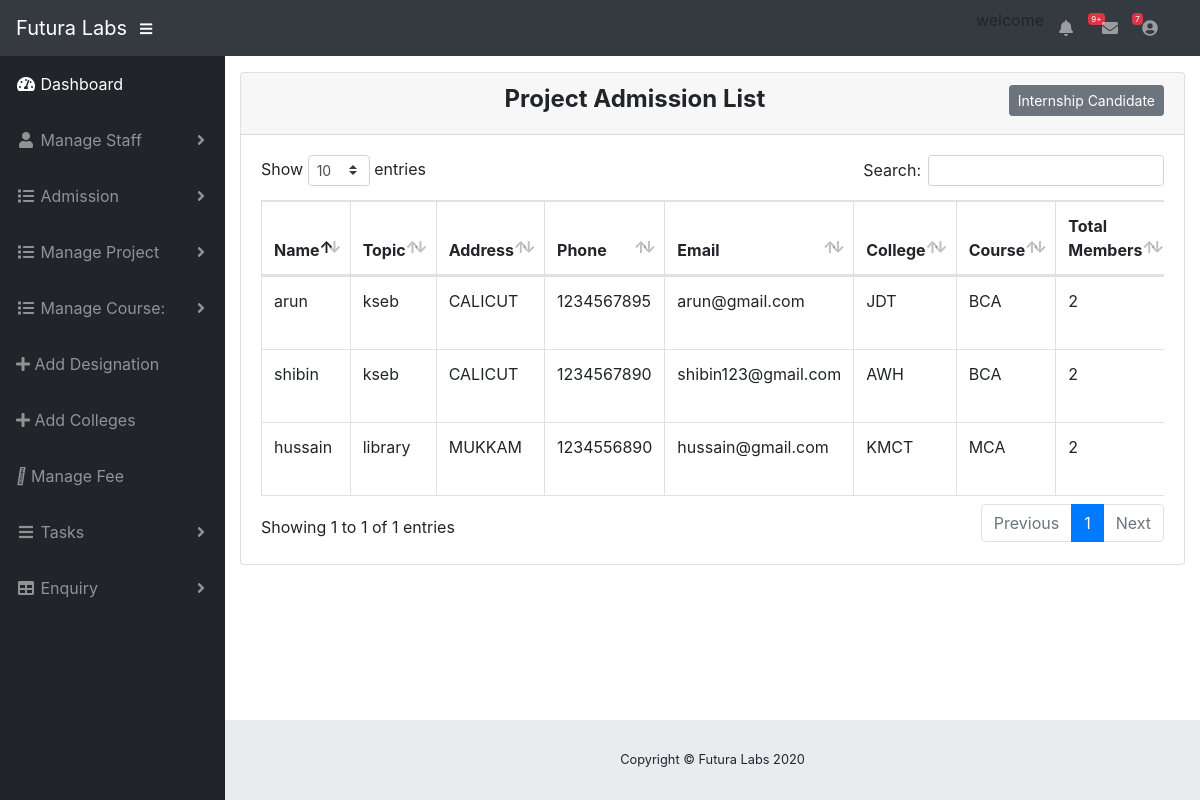
Page /view-admission.php (signed in) on the committed database.
### tables this page shows
CREATE TABLE `project_candi` (
  `candidate_id` int(11) NOT NULL,
  `clg_id` int(11) NOT NULL,
  `project_id` int(11) NOT NULL,
  `name` varchar(20) NOT NULL,
  `address` varchar(30) NOT NULL,
  `phone` varchar(20) NOT NULL,
  `email` varchar(30) NOT NULL,
  `course_name` varchar(20) NOT NULL,
  `total_members` int(10) NOT NULL,
  `team_details` varchar(50) NOT NULL,
  `joining_date` varchar(30) NOT NULL
);

CREATE TABLE `project` (
  `project_id` int(11) NOT NULL,
  `project_name` varchar(20) NOT NULL,
  `domain` varchar(20) NOT NULL,
  `details` varchar(50) NOT NULL
);

CREATE TABLE `college` (
  `clg_id` int(11) NOT NULL,
  `clg_name` varchar(30) NOT NULL,
  `address` varchar(50) NOT NULL
);

### view-admission.php (the view, shortened to what this page needs)
<?php
      include 'admin_header.php';
      include 'connect.php';
?>
        <div class="card mb-3">
          <div class="card-header">
          <div style="float: right;">
            <a href="view-intern-admission.php"><button class="btn btn-secondary btn-sm">Internship Candidate</button></a>
             </div>
      <center>  <h4><b>  Project Admission List</b></h4></center></div>
          <div class="card-body">
            <div class="table-responsive">
              <table class="table table-bordered" id="dataTable" width="100%" cellspacing="0">
                <thead>
                    <tr>
                        <th>Name</th>
                        <th>Topic</th>
                        <th>Address</th>
                        <th>Phone</th>
                        <th>Email</th>
                        <th>College</th>
                        <th>Course</th>
                        <th>Total Members</th>
                    </tr>
                </thead>
               <?php
                   $result=mysqli_query($con,"SELECT * FROM project_candi JOIN project ON project_candi.project_id=project.project_id JOIN college ON project_candi.clg_id=college.clg_id");
                    while($row=mysqli_fetch_array($result))
                    {
                ?>
                <tbody>
                  <tr>
                    <td><?php echo $row['name']; ?> </td>
                    <td><?php echo $row['project_name']; ?> </td>
                    <td><?php echo $row['address']; ?> </td>
                    <td><?php echo $row['phone']; ?> </td>
                    <td><?php echo $row['email']; ?> </td>
                    <td><?php echo $row['clg_name']; ?> </td>
                    <td><?php echo $row['course_name']; ?> </td>
                    <td><?php echo $row['total_members']; ?> </td>
                  </tr>
                </tbody>
                <?php
              }
              ?>
              </table>
            </div>
          </div>
        </div>
      </div>
      <br><br><br><br><br>
<?php include('footer.php');?>

### rows in the picture
project_candi: name "arun", project.project_name "kseb", clg.address "CALICUT", phone "1234567895", email "arun@gmail.com", clg.clg_name "JDT", course_name "BCA", total_members "2"
project_candi: name "shibin", project.project_name "kseb", clg.address "CALICUT", phone "1234567890", email "shibin123@gmail.com", clg.clg_name "AWH", course_name "BCA", total_members "2"
project_candi: name "hussain", project.project_name "library", clg.address "MUKKAM", phone "1234556890", email "hussain@gmail.com", clg.clg_name "KMCT", course_name "MCA", total_members "2"
